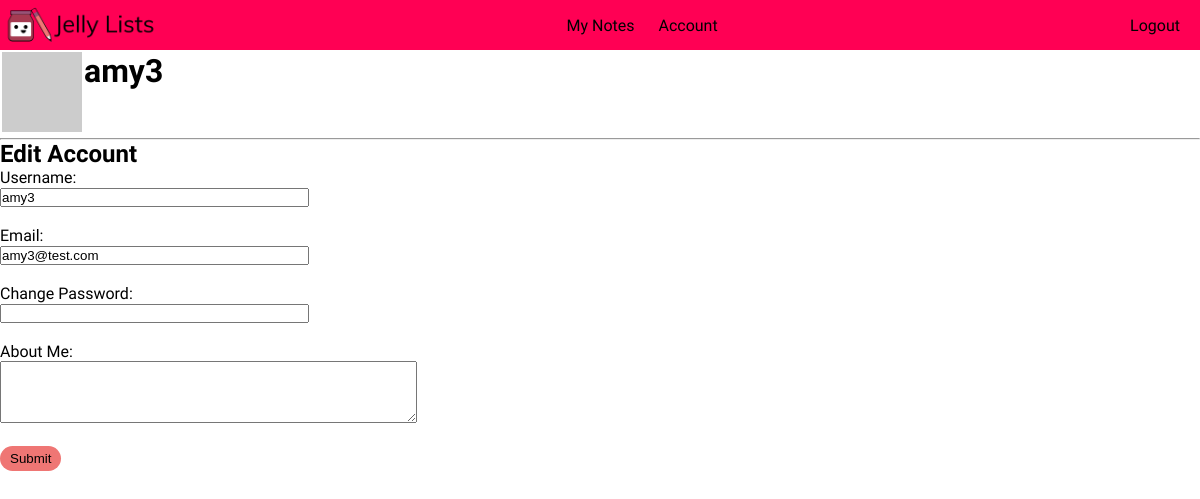
Page /account (signed in) on the earlier database version.
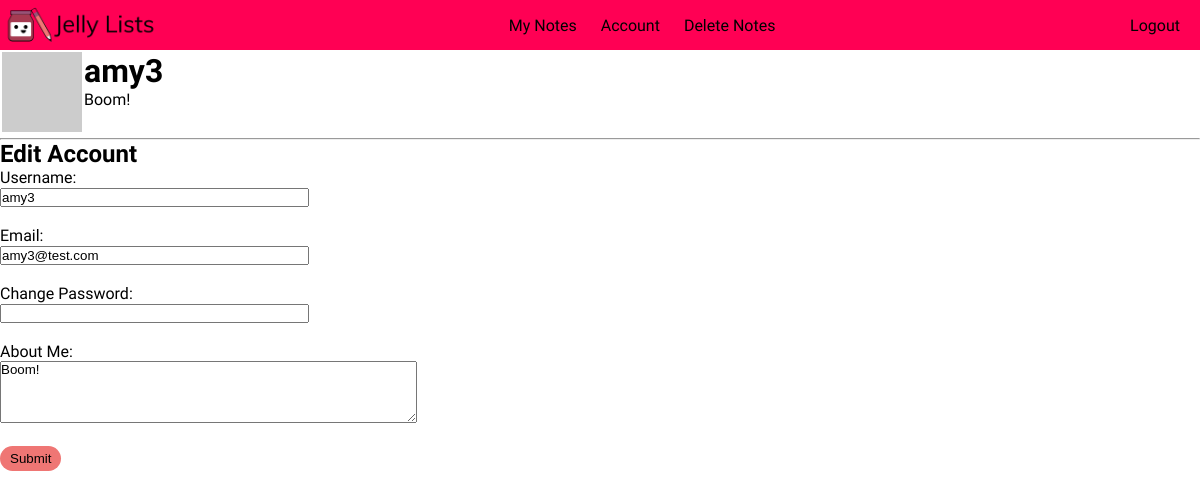
Same page on the later database version.
### app/models.py (models this page shows, shortened)
class User(UserMixin, db.Model):
    id = db.Column(db.Integer, primary_key=True)
    username = db.Column(db.String(64), index=True, unique=True)
    email = db.Column(db.String(120), index=True, unique=True)
    password_hash = db.Column(db.String(128))
    about_me = db.Column(db.String(140))
    notes = db.relationship('Note', backref='author', lazy='dynamic')
    def get_note_count(self):
        return Note.query.filter(Note.user_id == self.id).count()
    def avatar(self, size):
        digest = md5(self.email.lower().encode('utf-8')).hexdigest()
        return 'https://www.gravatar.com/avatar/{}?d=monsterid&s={}'.format(
            digest, size)

### app/routes.py (the view)
@app.route('/account', methods=['GET', 'POST'])
@login_required
def account():
    form = AccountForm(current_user.username, current_user.email)
    if form.validate_on_submit():
        pw = request.form['password']
        current_user.username = form.username.data
        current_user.email = form.email.data
        current_user.about_me = form.about_me.data
        if pw != '':
            current_user.set_password(form.password.data)
        db.session.commit()
        return redirect(url_for('account'))
    elif request.method == 'GET':
        form.username.data = current_user.username
        form.email.data = current_user.email
        form.about_me.data = current_user.about_me
    return render_template('account.html', form=form)

### app/forms.py (shortened to what this page needs)
class AccountForm(FlaskForm):
    username = StringField('Username', validators=[DataRequired()])
    email = StringField('Email', validators=[DataRequired(), Email()])
    about_me = TextAreaField('About Me', validators=[Length(min=0, max=140)])
    password = PasswordField('Password')
    submit = SubmitField('Submit')
    def __init__(self, original_username, original_email, *args, **kwargs):
        super(AccountForm, self).__init__(*args, **kwargs)
        self.original_username = original_username
        self.original_email = original_email

### app/models.py (called while the page is built)
@login.user_loader
def load_user(id):
    return User.query.get(int(id))

### app/templates/account.html (shortened to what this page needs)
<!DOCTYPE html>
<html>
<head>
    <link type="text/css" rel="stylesheet" href="/static/style.css"/>
</head>
<body>
    <header>
        <a href="homepage"><img src="static/JamNotJelly_Logo_text.png" alt="Jam Not Jelly's Jelly Lists" id="nav_logo"></a>
         <ul class="nav_links">
            {% if current_user.is_authenticated %}
                <li><a class="nav_content" href="mynotes">My Notes</a></li>
                <li><a class="nav_content" href="account">Account</a></li>
                {% if current_user.get_note_count() > 0 %}
                    <li><a class="nav_content" href="delete-notes">Delete Notes</a></li>
                {% endif %}
            {% endif %}
        </ul>
        <ul class="nav_links" id="right_links">
            {% if current_user.is_anonymous %}
            <li><a href="{{ url_for('login') }}">Login</a></li> |
            <li><a class="nav_content" href="register">Sign Up</a></li>
            {% else %}
            <li><a href="{{ url_for('logout') }}">Logout</a></li>
            {% endif %}
        </ul>
    </header>
    <div>
        <table>
            <tr valign="top">
                <td><img src="{{ current_user.avatar(128) }}"></td>
                <td>
                    <h1>{{ current_user.username }}</h1>
                    {% if current_user.about_me %}<p>{{ current_user.about_me }}</p>{% endif %}
                </td>
            </tr>
        </table>
        <hr>
        <h2>Edit Account</h2>
        <form action="" method="post">
            <p>
                Username:<br>
                {{ form.username(size=36) }}<br>
            </p><br>
            <p>
                Email:<br>
                {{ form.email(size=36) }}<br>
            </p><br>
            <p>
                Change Password:<br>
                {{ form.password(size=36) }}
            </p><br>
            <p>
                About Me:<br>
                {{ form.about_me(cols=50, rows=4) }}<br>
            </p><br>
            <p>{{ form.submit() }}</p>
        </form>
    </div>
</body>
</html>

Differences in the rows shown:
changed User "amy3": about_me (not shown) → "Boom!"
Other differences:
text now shown: "Delete Notes"
